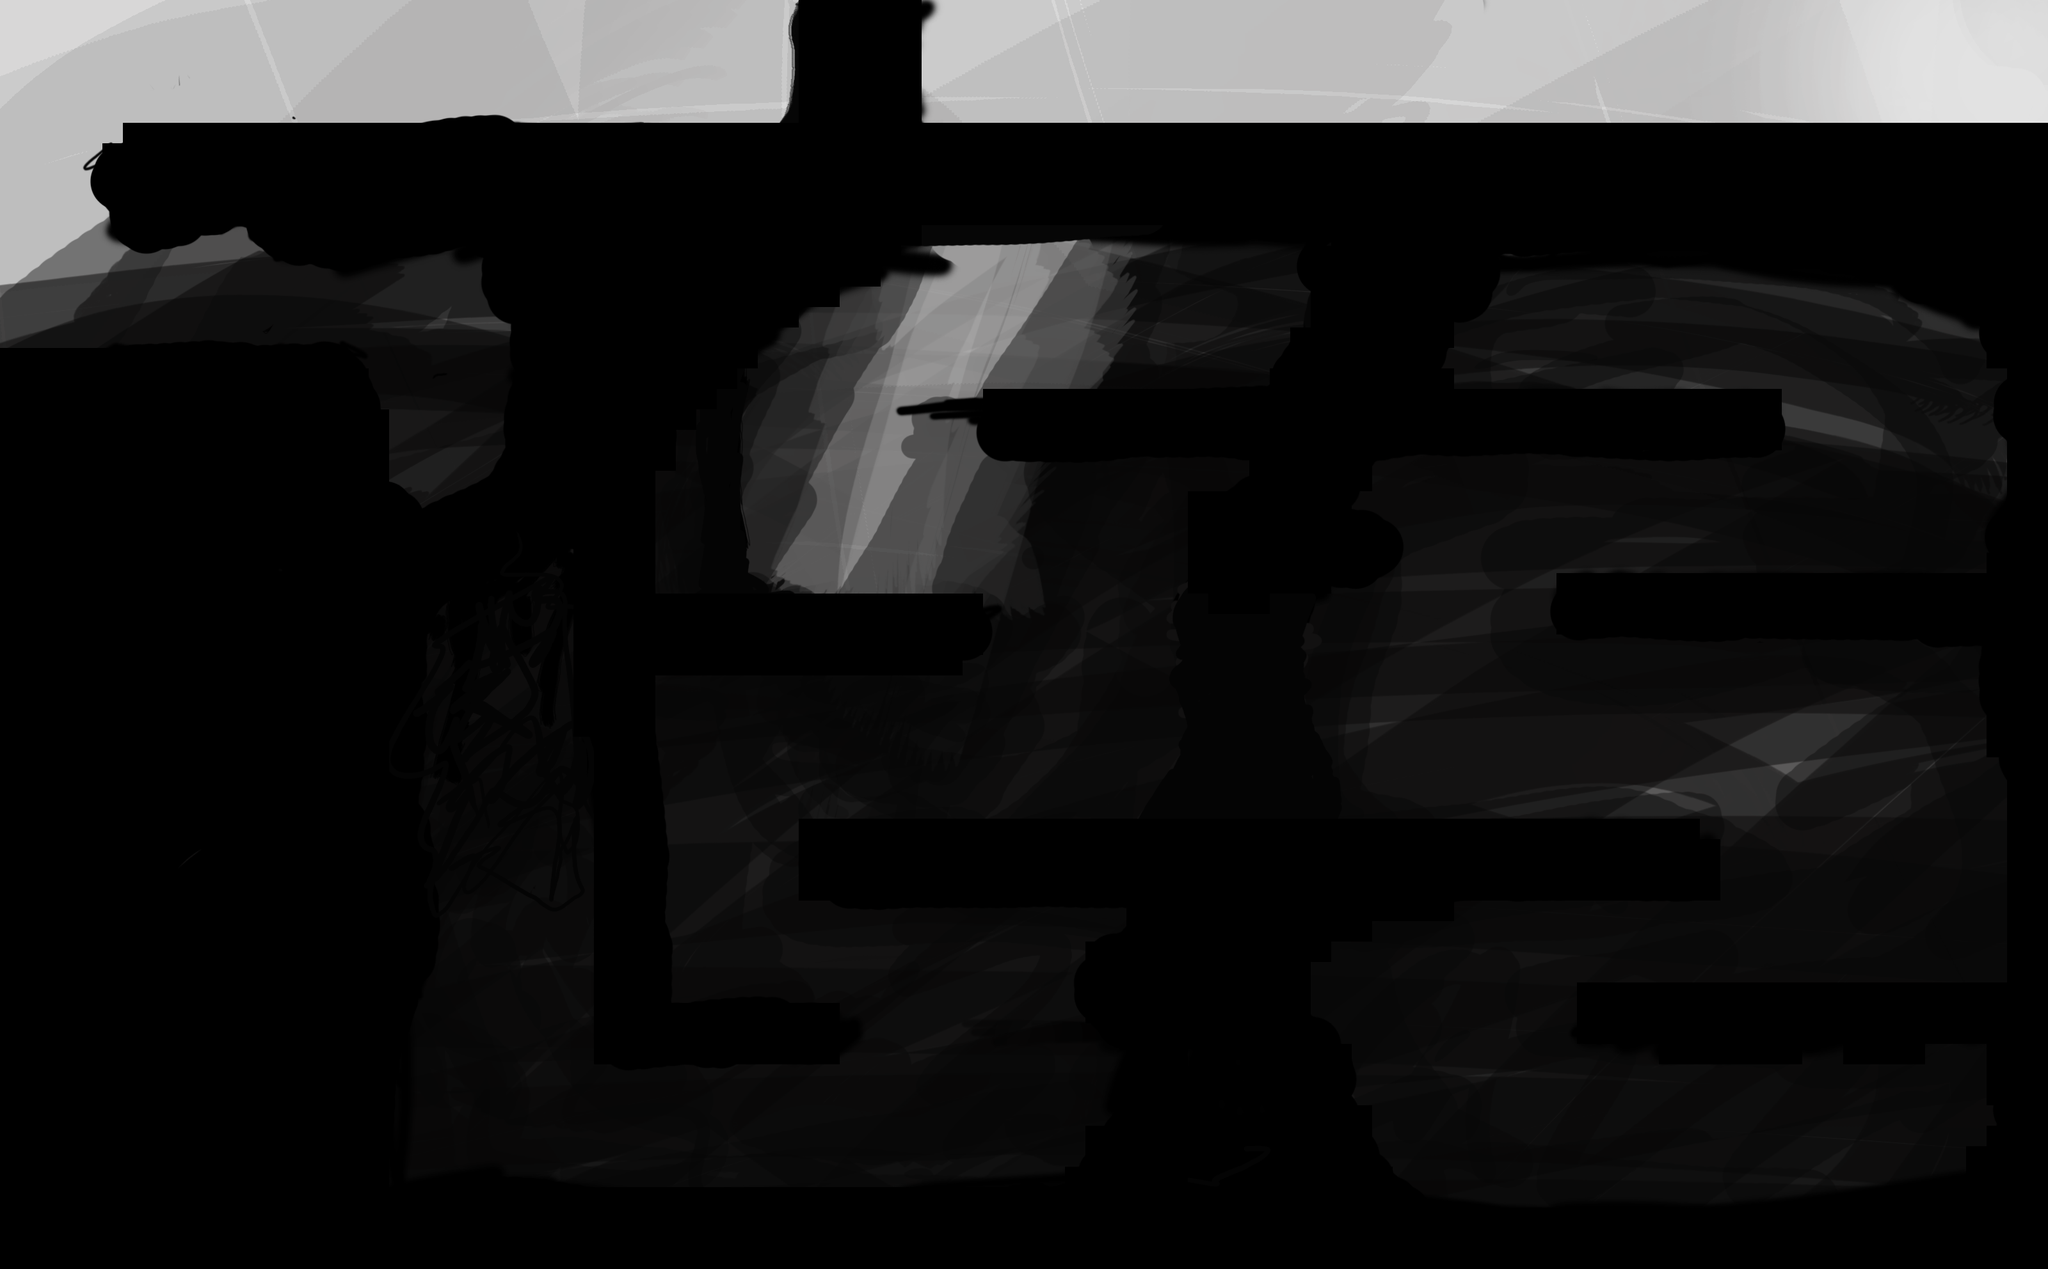

Rendered tile map (Tiled .tmx) drawn with the repository's tilesets; below, a short description and the map source with its tile grids summarised:
An orthogonal 100x62 tile map with 32x32 px tiles, 2 tile layers (Background, walking ground), 1 hidden layer not drawn, 2 tilesets.

<map version="1.2" tiledversion="1.3.2" orientation="orthogonal" renderorder="right-down" compressionlevel="0" width="100" height="62" tilewidth="32" tileheight="32" infinite="0" nextlayerid="5" nextobjectid="1">
 <tileset firstgid="1" name="level 2" tilewidth="32" tileheight="32" tilecount="6200" columns="100">
  <image source="../../Digital Assignment 5/assets/level 2.png" width="3200" height="2000" />
 </tileset>
 <tileset firstgid="6201" name="level 2 foreground" tilewidth="32" tileheight="32" tilecount="6200" columns="100">
  <image source="../../Digital Assignment 5/assets/level 2 foreground.png" width="3200" height="2000" />
 </tileset>
 <layer id="2" name="Background" width="100" height="62" opacity="0.9">
  <data>[6200 cells, 6200 non-empty, 6178 distinct tile ids]</data>
 </layer>
 <layer id="4" name="walking ground" width="100" height="62">
  <data>[6200 cells, 2102 non-empty, 33 distinct tile ids]</data>
 </layer>
 <layer id="3" name="foreground" width="100" height="62" visible="0">
  <data>[6200 cells, 3550 non-empty, 3550 distinct tile ids]</data>
 </layer>
</map>
